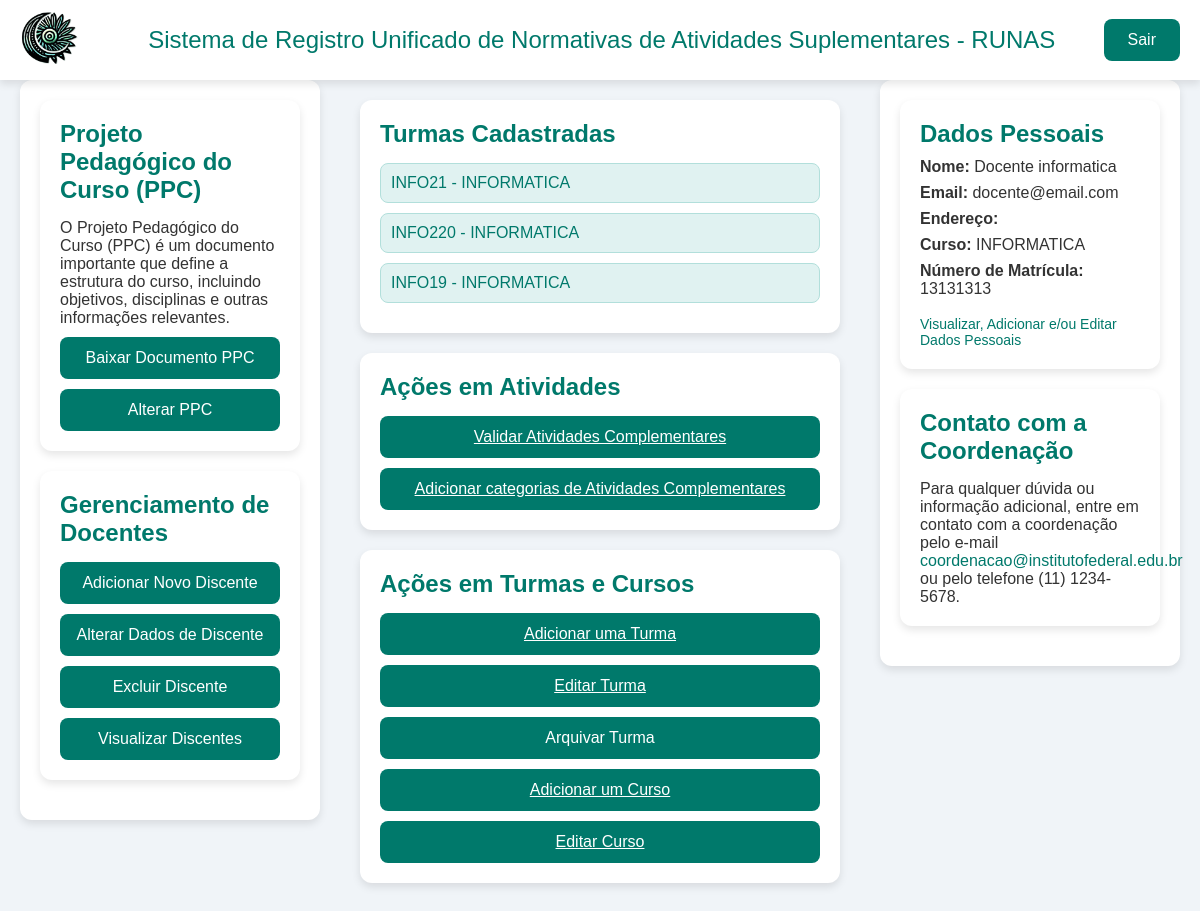
The app's page /docente/main.php (signed in) with its own data.
### tables this page shows
CREATE TABLE `turma` (
  `id` int(11) NOT NULL,
  `nome` varchar(255) NOT NULL,
  `curso` int(11) NOT NULL
);

CREATE TABLE `curso` (
  `id` int(11) NOT NULL,
  `nome` varchar(255) NOT NULL,
  `horas_necessarias` int(11) NOT NULL
);

CREATE TABLE `docente` (
  `id` int(11) NOT NULL,
  `nome` varchar(255) NOT NULL,
  `cpf` varchar(11) NOT NULL,
  `matricula` varchar(50) NOT NULL,
  `email` varchar(255) NOT NULL,
  `senha` varchar(255) NOT NULL,
  `telefone` varchar(10) NOT NULL,
  `endereco` varchar(255) NOT NULL,
  `curso` int(11) NOT NULL
);

### docente/main.php (the view, shortened to what this page needs)
<?php
include "../config.php";
$id = $_SESSION['id'];
$sqlDocente = "SELECT docente.nome AS nome_docente, docente.email, docente.matricula, curso.nome AS nome_curso, docente.endereco FROM docente INNER JOIN curso ON docente.curso = curso.id WHERE docente.id = '$id'";
$resultDocente = $DB->query($sqlDocente) or die("Falha na execução do MySQL: " . $DB->error);
if ($resultDocente->num_rows > 0) {
    $docente = $resultDocente->fetch_assoc();
} else {
    echo "Usuário não encontrado.";
    exit();
}
$sqlTurmas = "SELECT turma.id, turma.nome AS turma_nome, curso.nome AS curso_nome
              FROM turma
              LEFT JOIN curso ON turma.curso = curso.id";
$resultTurmas = $DB->query($sqlTurmas) or die("Falha ao buscar turmas: " . $DB->error);
?>
<!DOCTYPE html>
<html lang="pt-br">
<head>
</head>
<body>
    <header class="header">
        <a href="../index.php"><img src="../img/Runa-noname.png" alt="Logo Runas" class="logo"></a>
        <div class="title">Sistema de Registro Unificado de Normativas de Atividades Suplementares - RUNAS</div>
        <a href="../logout.php" class="logout-button">Sair</a>
    </header>
    <div class="main-content">
        <div class="left-column">
            <div class="ppc">
                <h2>Projeto Pedagógico do Curso (PPC)</h2>
                <p>O Projeto Pedagógico do Curso (PPC) é um documento importante que define a estrutura do curso,
                    incluindo objetivos, disciplinas e outras informações relevantes.</p>
                <a href="docs/ppc-regente.pdf" download>Baixar Documento PPC</a>
                <button>Alterar PPC</button>
            </div>
            <div class="ppc">
                <h2>Gerenciamento de Docentes</h2>
                <a onclick="window.location.href='pre-cadastro-discente.php';">Adicionar Novo Discente</a>
                <a onclick="window.location.href='alterar-docente.php';">Alterar Dados de Discente</a>
                <a onclick="window.location.href='excluir-docente.php';">Excluir Discente</a>
                <a onclick="window.location.href='visualizar-docentes.php';">Visualizar Discentes</a>
            </div>
        </div>
        <div class="center-column">
            <div class="turmas-cadastradas">
                <h2>Turmas Cadastradas</h2>
                <ul>
                    <?php if ($resultTurmas->num_rows > 0): ?>
                        <?php while ($turma = $resultTurmas->fetch_assoc()): ?>
                            <li>
                                <a href="visualizar-turma.php?id=<?php echo $turma['id']; ?>">
                                    <?php echo $turma['turma_nome'] . " - " . $turma['curso_nome']; ?>
                                </a>
                            </li>
                        <?php endwhile; ?>
                    <?php else: ?>
                        <li>Nenhuma turma cadastrada.</li>
                    <?php endif; ?>
                </ul>
            </div>
            <div class="actions-area">
                <h2>Ações em Atividades</h2>
                <a href="valida-atividades.php">Validar Atividades Complementares</a>
                <a href="cria-turma.php">Adicionar categorias de Atividades Complementares</a>
            </div>
            <div class="actions-area">
                <h2>Ações em Turmas e Cursos</h2>
                <a href="cria-turma.php">Adicionar uma Turma</a>
                <a href="edita-turma.php">Editar Turma</a>
                <button>Arquivar Turma</button>
                <a href="cria-curso.php">Adicionar um Curso</a>
                <a href="edita-curso.php">Editar Curso</a>
            </div>
        </div>
        <div class="right-column">
            <div class="user-info">
                <h2>Dados Pessoais</h2>
                <p><strong>Nome:</strong> <?php echo $docente['nome_docente']; ?></p>
                <p><strong>Email:</strong> <?php echo $docente['email']; ?></p>
                <p><strong>Endereço:</strong> <?php echo $docente['endereco']; ?></p>
                <p><strong>Curso:</strong> <?php echo $docente['nome_curso']; ?></p>
                <p><strong>Número de Matrícula:</strong> <?php echo $docente['matricula']; ?></p>
                <a href="editar-dados.php" class="edit-link">Visualizar, Adicionar e/ou Editar Dados Pessoais</a>
            </div>
            <div class="contact-info">
                <h2>Contato com a Coordenação</h2>
                <p>Para qualquer dúvida ou informação adicional, entre em contato com a coordenação pelo e-mail <a
                        href="mailto:coordenacao@institutofederal.edu.br">coordenacao@institutofederal.edu.br</a> ou
                    pelo telefone (11) 1234-5678.</p>
            </div>
        </div>
    </div>
</body>
</html>

### docente/main.php (style rules this page uses)
* { margin: 0; padding: 0; box-sizing: border-box; font-family: Arial, sans-serif; }
body { background: #f0f4f8; color: #333; display: flex; flex-direction: column; min-height: 100vh; }
.header { position: fixed; top: 0; left: 0; right: 0; background: #ffffff; box-shadow: 0 4px 8px rgba(0, 0, 0, 0.1); padding: 10px 20px; display: flex; align-items: center; justify-content: space-between; height: 80px; z-index: 1000; }
.logo { width: 60px; }
.title { font-size: 24px; color: #00796b; margin-left: 20px; }
.logout-button { background: #00796b; color: #ffffff; border: none; border-radius: 8px; padding: 12px 24px; font-size: 16px; text-decoration: none; text-align: center; cursor: pointer; transition: background-color 0.3s, box-shadow 0.3s; }
.main-content { display: flex; flex-direction: row; margin-top: 80px; padding: 20px; gap: 20px; }
.left-column, .right-column { flex: 1; background: #ffffff; border-radius: 12px; box-shadow: 0 4px 8px rgba(0, 0, 0, 0.1); padding: 20px; }
.left-column { position: fixed; top: 80px; left: 20px; width: 300px; }
.right-column { position: fixed; top: 80px; right: 20px; width: 300px; }
.center-column { flex: 2; margin-left: 340px; margin-right: 340px; }
.ppc { background: #ffffff; border-radius: 12px; box-shadow: 0 4px 8px rgba(0, 0, 0, 0.1); padding: 20px; margin-bottom: 20px; }
.ppc h2 { color: #00796b; margin-bottom: 15px; }
.ppc a, .ppc button { display: block; width: 100%; padding: 12px; border: none; border-radius: 8px; font-size: 16px; text-align: center; margin-top: 10px; cursor: pointer; transition: background-color 0.3s; }
.ppc a { background-color: #00796b; color: #ffffff; text-decoration: none; }
.ppc button { background-color: #00796b; color: #ffffff; border: none; }
.user-info { background: #ffffff; border-radius: 12px; box-shadow: 0 4px 8px rgba(0, 0, 0, 0.1); padding: 20px; margin-bottom: 20px; position: sticky; top: 80px; }
.user-info h2 { margin-bottom: 10px; color: #00796b; font-size: 24px; }
.user-info p { margin-bottom: 8px; font-size: 16px; }
.user-info .edit-link { display: inline-block; margin-top: 10px; color: #00796b; text-decoration: none; font-size: 14px; }
.turmas-cadastradas, .actions-area, .contact-info { background: #ffffff; border-radius: 12px; box-shadow: 0 4px 8px rgba(0, 0, 0, 0.1); padding: 20px; margin-bottom: 20px; }
.turmas-cadastradas h2, .actions-area h2, .contact-info h2 { color: #00796b; margin-bottom: 15px; }
.turmas-cadastradas ul { list-style: none; padding: 0; margin: 0; }
.turmas-cadastradas li { background: #e0f2f1; border: 1px solid #b2dfdb; border-radius: 8px; margin-bottom: 10px; padding: 10px; }
.turmas-cadastradas a { display: block; color: #00796b; text-decoration: none; }
.actions-area button { display: block; width: 100%; background: #00796b; color: #ffffff; border: none; border-radius: 8px; padding: 12px; font-size: 16px; text-align: center; margin-top: 10px; cursor: pointer; transition: background-color 0.3s; }
.actions-area a { display: block; width: 100%; background: #00796b; color: #ffffff; border: none; border-radius: 8px; padding: 12px; font-size: 16px; text-align: center; margin-top: 10px; cursor: pointer; transition: background-color 0.3s; }
.contact-info p { font-size: 16px; }
.contact-info a { color: #00796b; text-decoration: none; }

### records on screen
turma: nome "INFO21", curso.nome "INFORMATICA"
turma: nome "INFO220", curso.nome "INFORMATICA"
turma: nome "INFO19", curso.nome "INFORMATICA"
docente: nome "Docente informatica", email "docente@email.com", curso.nome "INFORMATICA", matricula "13131313"
